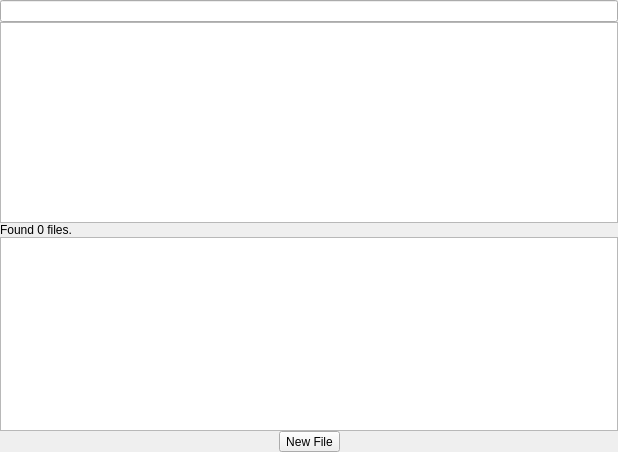
<?xml version="1.0" encoding="UTF-8"?>
<ui version="4.0">
 <class>FileBrowser</class>
 <widget class="QWidget" name="FileBrowser">
  <property name="geometry">
   <rect>
    <x>0</x>
    <y>0</y>
    <width>618</width>
    <height>452</height>
   </rect>
  </property>
  <property name="windowTitle">
   <string>Form</string>
  </property>
  <layout class="QVBoxLayout" name="verticalLayout_3">
   <property name="spacing">
    <number>0</number>
   </property>
   <property name="leftMargin">
    <number>0</number>
   </property>
   <property name="topMargin">
    <number>0</number>
   </property>
   <property name="rightMargin">
    <number>0</number>
   </property>
   <property name="bottomMargin">
    <number>0</number>
   </property>
   <item>
    <widget class="QLineEdit" name="lineEdit"/>
   </item>
   <item>
    <widget class="QFrame" name="foundW">
     <layout class="QVBoxLayout" name="verticalLayout">
      <property name="spacing">
       <number>0</number>
      </property>
      <property name="leftMargin">
       <number>0</number>
      </property>
      <property name="topMargin">
       <number>0</number>
      </property>
      <property name="rightMargin">
       <number>0</number>
      </property>
      <property name="bottomMargin">
       <number>0</number>
      </property>
      <item>
       <widget class="QTableView" name="tableView"/>
      </item>
      <item>
       <layout class="QHBoxLayout" name="horizontalLayout">
        <item>
         <widget class="QLabel" name="label">
          <property name="text">
           <string>Found 0 files.</string>
          </property>
         </widget>
        </item>
       </layout>
      </item>
     </layout>
    </widget>
   </item>
   <item>
    <widget class="QFrame" name="fsW">
     <layout class="QVBoxLayout" name="verticalLayout_2">
      <property name="spacing">
       <number>0</number>
      </property>
      <property name="leftMargin">
       <number>0</number>
      </property>
      <property name="topMargin">
       <number>0</number>
      </property>
      <property name="rightMargin">
       <number>0</number>
      </property>
      <property name="bottomMargin">
       <number>0</number>
      </property>
      <item>
       <widget class="QTreeView" name="view"/>
      </item>
      <item>
       <layout class="QHBoxLayout" name="horizontalLayout_2">
        <property name="spacing">
         <number>0</number>
        </property>
        <item>
         <spacer name="horizontalSpacer">
          <property name="orientation">
           <enum>Qt::Horizontal</enum>
          </property>
          <property name="sizeHint" stdset="0">
           <size>
            <width>40</width>
            <height>20</height>
           </size>
          </property>
         </spacer>
        </item>
        <item>
         <widget class="QToolButton" name="newButton">
          <property name="text">
           <string>New File</string>
          </property>
         </widget>
        </item>
        <item>
         <spacer name="horizontalSpacer_2">
          <property name="orientation">
           <enum>Qt::Horizontal</enum>
          </property>
          <property name="sizeHint" stdset="0">
           <size>
            <width>40</width>
            <height>20</height>
           </size>
          </property>
         </spacer>
        </item>
       </layout>
      </item>
     </layout>
    </widget>
   </item>
  </layout>
 </widget>
 <resources/>
 <connections/>
</ui>
